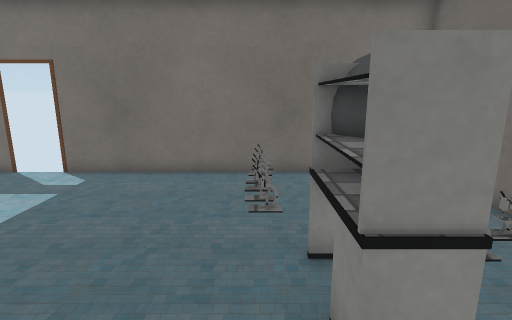
view 1 (above)

16 first-person views from a walk through a Unity game level. The camera is 1.4 m above the floor, tilts 12° down and sees 80° across. Doors are open. The floor is counted in squares, 0.5 m on a side. Each view is taken from the middle of a square. On the plan, view 1 faces up. The plan holds only what a view shows up to about 20 squares ahead; the rest is blank. The place goes on beyond the plan. The player character is not drawn. Some surface patterns are stand-ins.

view 2
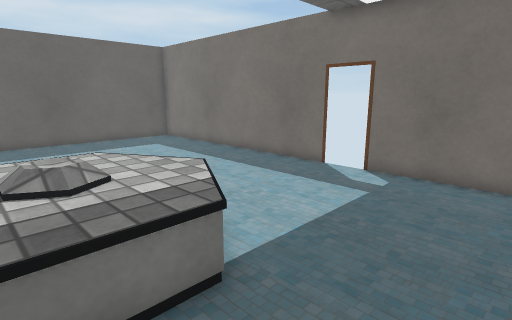

view 3
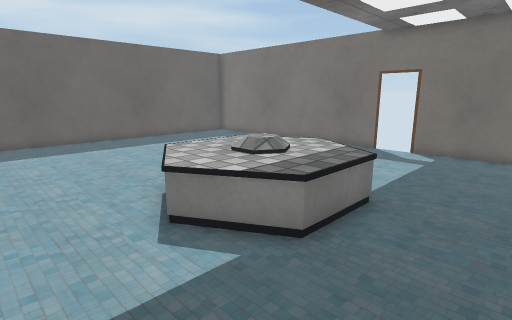

view 4
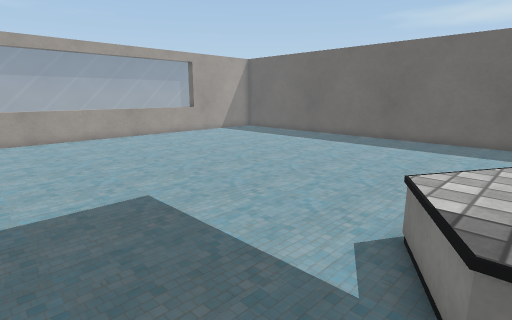

view 5
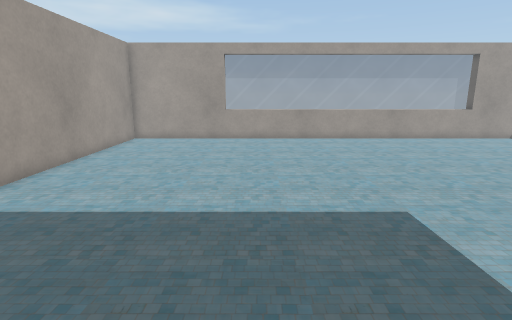

view 6
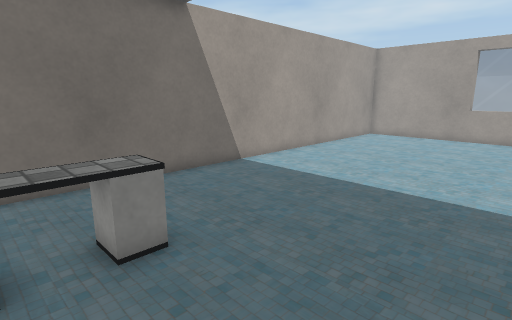

view 7
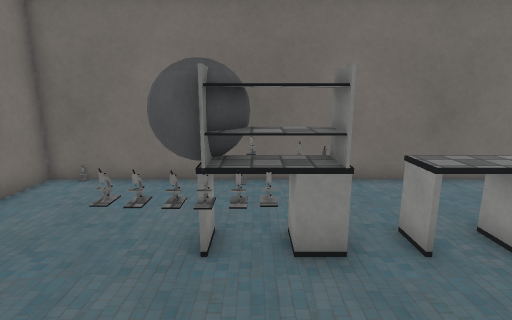

view 8
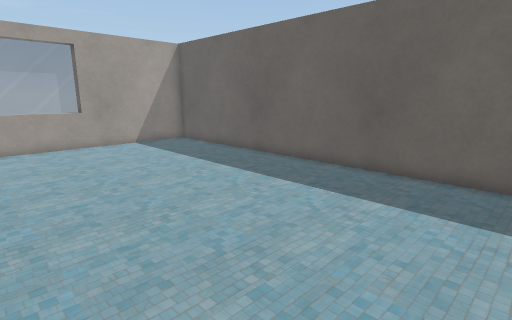

view 9
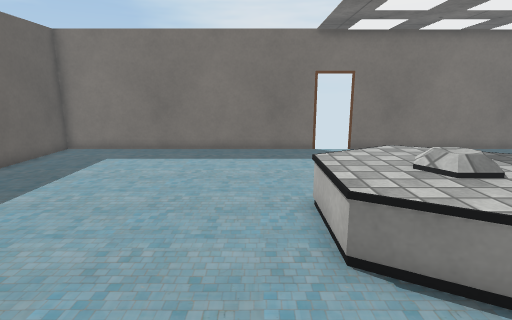

view 10
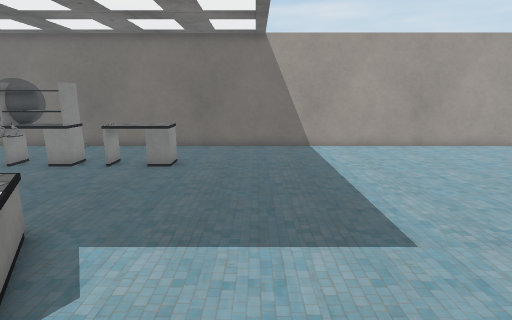

view 11
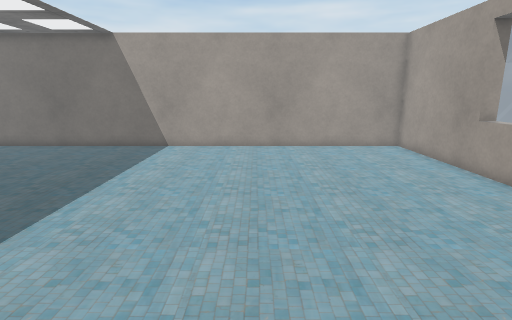

view 12
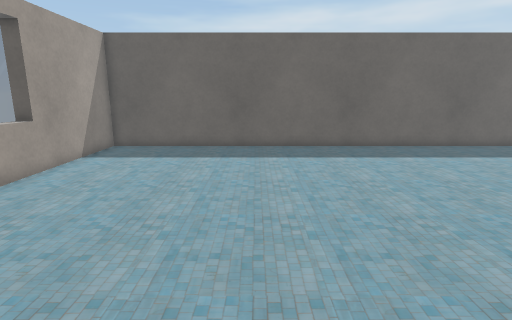

view 13
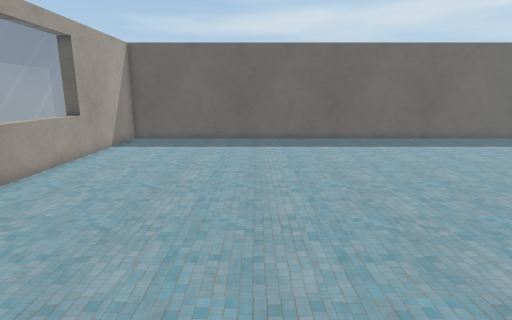

view 14
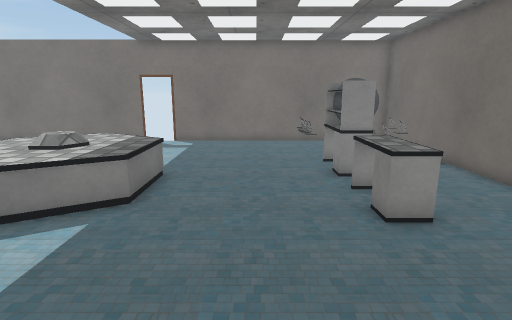

view 15
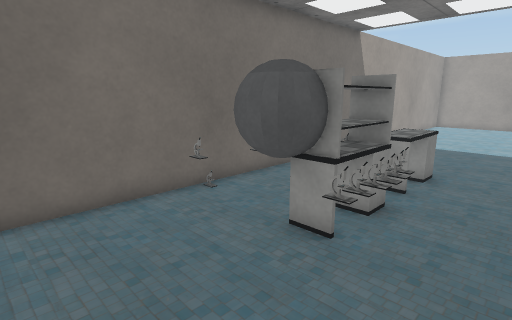

view 16
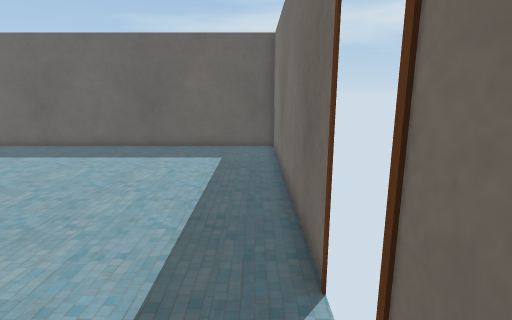

### Floor plan
Key: @ floor where view 1 was taken; # wall or solid block; . floor; D open door; = window, fence, low wall or low ledge; ^ raised ledge; B ball; O other object.
Columns run from 22 left of view 1 to 6 right of it. Each row starts with its distance up from view 1.
 11 #############DDD#############
 10 #...........................#
  9 #...........................#
  8 #...........................#
  7 #...........................#
  6 #.....................OBBBO.#
  5 #.....................O#BB..#
  4 #............=^^......O^BBO.#
  3 #...........^^^^^=.....^OO..#
  2 #..........=^^^^^^.....##...#
  1 #...........^^^^^^.....^^...#
  0 #..........=^^^^^^....@^^...#
 -1 #...........^^^^^......^^...#
 -2 #............=.=............#
 -3 #...........................#
 -4 #...........................#
 -5 #...........................#
 -6 #...........................#
 -7 #...........................#
 -8 #...........................#
 -9 #...........................#
-10 #...........................#
-11 #...........................#
-12 #...........................#
-13 #...........................#
-14 #...........................#
-15 #...........................#
-16 #...........................#
-17 #...........................#
-18 #...........................#
-19 #...........................#
-20 #...........................#
-21 #######===============#######
-22       #               #

Where each view was taken, in squares from view 1:
view 1: 0 up, 0 right, facing up
view 2: 0 up, 2 left, facing up-left
view 3: 5 down, 2 left, facing up-left
view 4: 0 up, 2 left, facing down-left
view 5: 1 down, 2 left, facing down
view 6: 1 up, 4 left, facing down-right
view 7: 4 up, 4 left, facing right
view 8: 3 down, 11 left, facing down-left
view 9: 5 down, 12 left, facing up
view 10: 5 down, 11 left, facing right
view 11: 13 down, 11 left, facing right
view 12: 13 down, 5 left, facing left
view 13: 13 down, 2 left, facing left
view 14: 8 down, 2 left, facing up
view 15: 10 up, 2 left, facing down-right
view 16: 10 up, 5 left, facing left
